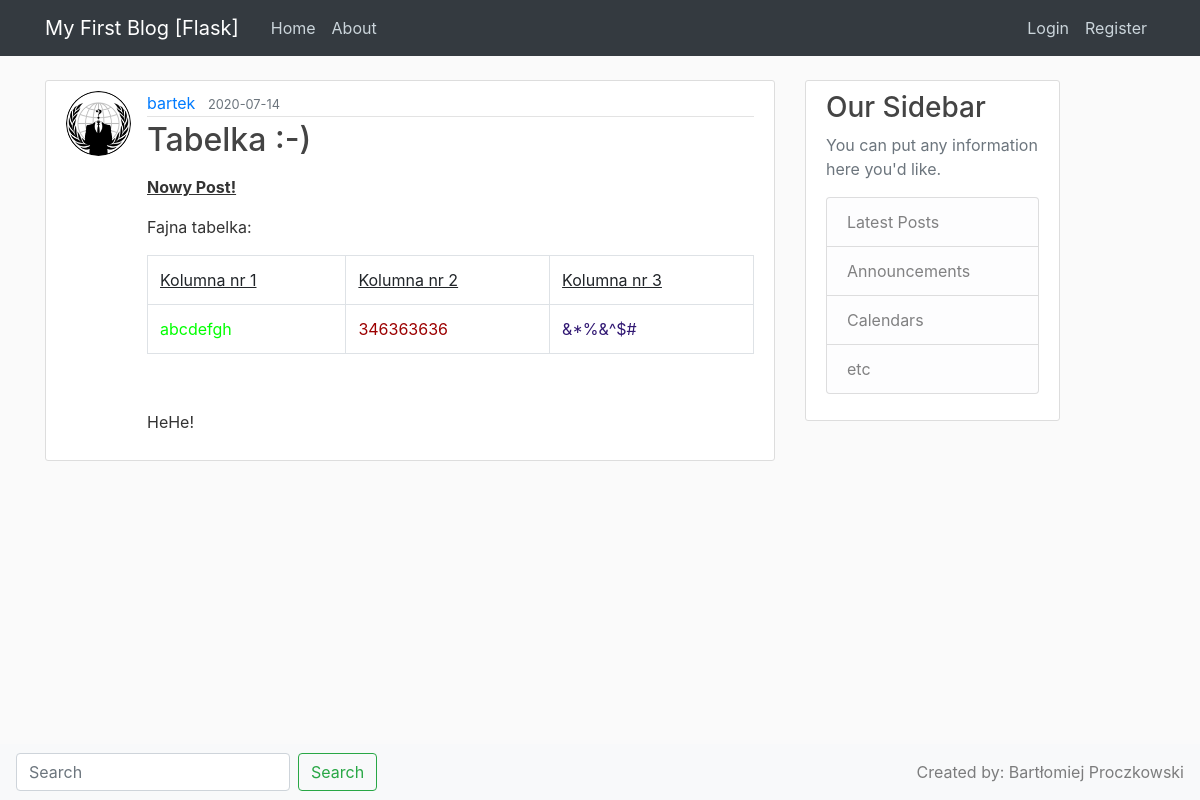
The page /post/5 on the database its author committed.
### flaskblog/models.py (models this page shows, shortened)
class User(db.Model, UserMixin):
    id = db.Column(db.Integer, primary_key=True)
    username = db.Column(db.String(20), unique=True, nullable=False)
    email = db.Column(db.String(120), unique=True, nullable=False)
    image_file = db.Column(db.String(20), nullable=False, default='default.jpg')
    password = db.Column(db.String(60), nullable=False)
    posts = db.relationship('Post', backref='author', lazy=True)

class Post(db.Model):
    __searchable__ = ['title', 'content']
    id = db.Column(db.Integer, primary_key=True)
    title = db.Column(db.String(100), nullable=False)
    date_posted = db.Column(db.DateTime, nullable=False, default=datetime.utcnow)
    content = db.Column(db.Text, nullable=False)
    user_id = db.Column(db.Integer, db.ForeignKey('user.id'), nullable=False)

### flaskblog/routes.py (the view)
@app.route('/post/<int:post_id>')
def post(post_id):
    post = Post.query.get_or_404(post_id)
    return render_template('post.html', title=post.title, post=post)

### flaskblog/templates/post.html (shortened to what this page needs)
{% extends "layout.html" %}
{% block content %}
    <article class="media content-section">
        <img class="rounded-circle article-img" src="{{ url_for('static', filename='profile_pics/' + post.author.image_file) }}">
        <div class="media-body">
            <div class="article-metadata">
                <a class="mr-2" href="{{ url_for('account') }}">{{ post.author.username }}</a>
                <small class="text-muted">{{ post.date_posted.strftime('%Y-%m-%d') }}</small>
            </div>
            <h2 class="article-title">{{ post.title }}</h2>
            <p class="article-content">{{ post.content|safe }}</p>
        </div>
    </article>
{% endblock content %}

### flaskblog/static/main.css (style rules this page uses)
body { background: #fafafa; color: #333333; margin-top: 5rem; padding-bottom: 70px; }
h1, h2, h3, h4, h5, h6 { color: #444444; }
.content-section { background: #ffffff; padding: 10px 20px; border: 1px solid #dddddd; border-radius: 3px; margin-bottom: 20px; }
.article-title { color: #444444; }
.article-content { white-space: pre-line; }
.article-img { height: 65px; width: 65px; margin-right: 16px; }
.article-metadata { padding-bottom: 1px; margin-bottom: 4px; border-bottom: 1px solid #e3e3e3 }
body { padding-bottom: 70px; }

### rows shown on the page
User: image_file (picture), author.username "bartek"
Post: date_posted "2020-07-14", title "Tabelka :-)", content "Nowy Post! Fajna tabelka: Kolumna nr 1 Kolumna nr 2 Kolumna nr 3 abcdefgh 346363636 &*%&^$# HeHe!"
